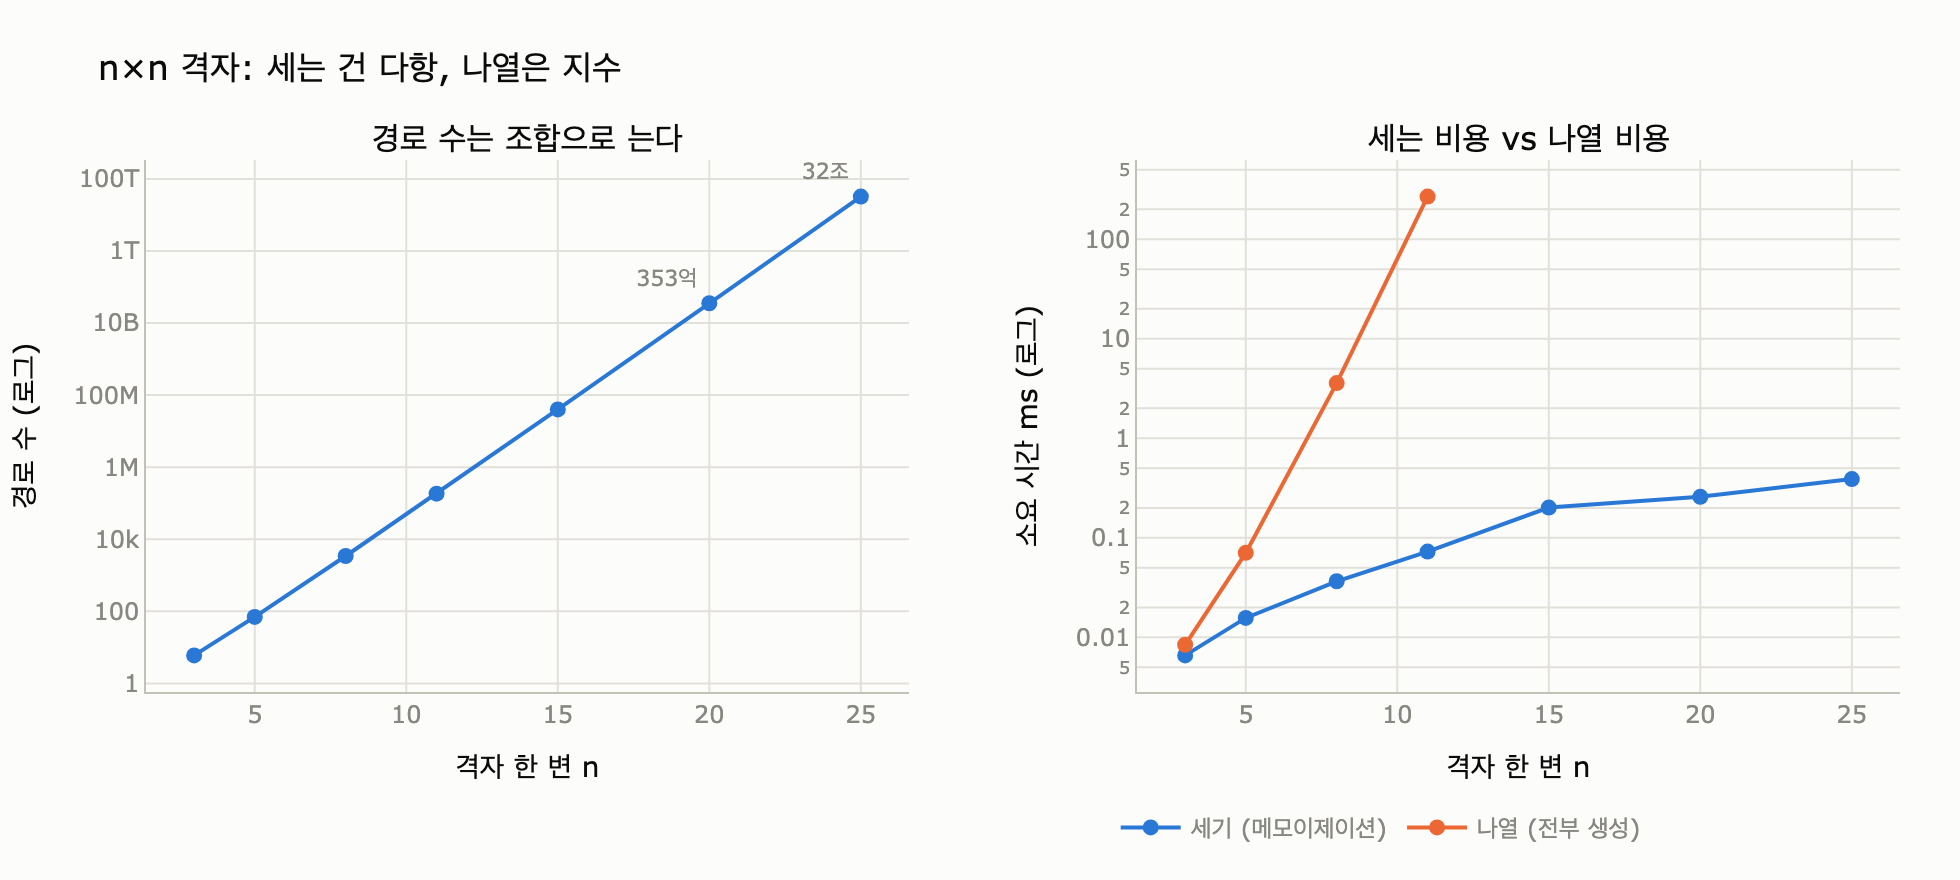

Recreate this plot in Python.
# %% [markdown]
# # `count_paths()` — 세는 건 다항, 나열은 지수
#
# 9장 `ex4_path_explosion.py` 의 `count_paths()` 를 뜯어본다.
#
# ```python
# def count_paths(adj, s, t):
#     memo = {}
#     def go(u):
#         if u == t:
#             return 1
#         if u in memo:
#             return memo[u]
#         memo[u] = sum(go(v) for v in adj[u])
#         return memo[u]
#     return go(s)
# ```
#
# 재귀식은 이것 하나다.
#
# $$ P(u) = \begin{cases} 1 & (u = t) \\ \sum_{v \in \text{adj}(u)} P(v) & (u \neq t) \end{cases} $$
#
# 핵심은 `memo` 다. 메모가 있으면 **각 노드의 $P(u)$ 를 딱 한 번만 계산**한다.
# 그래서 세는 비용은 $O(V+E)$ — 다항 시간이다.
# 반면 실제 경로를 **나열**하면 출력 자체가 $\binom{2n-2}{n-1}$ 개라 지수다.
#
# 아래 셀들을 순서대로 실행하며 확인한다.

# %%
import math
import sys
import time
from collections import defaultdict


def _show(fig):
    try:
        from IPython import get_ipython
        if get_ipython() is not None:  # VSCode 셀/Jupyter에서만 렌더링
            fig.show()
    except ImportError:
        pass


def grid(w, h):
    """오른쪽·위로만 가는 격자 DAG. 순환이 없다는 게 이 장 전체의 전제다."""
    adj = defaultdict(list)
    for x in range(w):
        for y in range(h):
            if x + 1 < w:
                adj[(x, y)].append((x + 1, y))
            if y + 1 < h:
                adj[(x, y)].append((x, y + 1))
    return adj


g = grid(4, 4)
print("노드 수(출발 가능):", len(g))
print("엣지 수:", sum(len(v) for v in g.values()))
print("(0,0) 의 이웃:", g[(0, 0)])
print("(3,2) 의 이웃:", g[(3, 2)])
# 출력:
# 노드 수(출발 가능): 15
# 엣지 수: 24
# (0,0) 의 이웃: [(1, 0), (0, 1)]
# (3,2) 의 이웃: [(3, 3)]

# %% [markdown]
# ## 1. 메모이제이션이 하는 일 — 호출 계측
#
# `go()` 에 카운터를 달아 **진입 횟수**, **캐시 히트**, **실제 계산(미스)** 을 센다.
# 격자 $n \times n$ 의 노드 수는 $n^2$, 엣지 수는 $2n(n-1)$ 이다.
# 계산 횟수가 노드 수를, 총 진입 횟수가 엣지 수+1 을 넘지 않으면 다항 시간이다.

# %%
def count_paths_instrumented(adj, s, t):
    memo = {}
    stat = {"calls": 0, "hits": 0, "computed": 0}

    def go(u):
        stat["calls"] += 1
        if u == t:
            return 1
        if u in memo:
            stat["hits"] += 1
            return memo[u]
        stat["computed"] += 1
        memo[u] = sum(go(v) for v in adj[u])
        return memo[u]

    return go(s), stat


print(f"{'격자':>7} {'노드':>6} {'엣지':>7} {'go 진입':>9} {'계산':>7} {'캐시히트':>9} {'경로 수':>16}")
print("-" * 70)
for n in (3, 5, 8, 11, 15, 20):
    adj = grid(n, n)
    total, st = count_paths_instrumented(adj, (0, 0), (n - 1, n - 1))
    edges = sum(len(v) for v in adj.values())
    print(f"{f'{n}x{n}':>7} {n*n:>6} {edges:>7} {st['calls']:>9} "
          f"{st['computed']:>7} {st['hits']:>9} {total:>16,}")
# 출력:
#      격자     노드      엣지     go 진입      계산      캐시히트             경로 수
# ----------------------------------------------------------------------
#     3x3      9      12        13       8         3                6
#     5x5     25      40        41      24        15               70
#     8x8     64     112       113      63        48            3,432
#   11x11    121     220       221     120        99          184,756
#   15x15    225     420       421     224       195       40,116,600
#   20x20    400     760       761     399       360   35,345,263,800

# %% [markdown]
# 읽는 법:
#
# - **계산 횟수 = 노드 수 − 1** (목표 노드 $t$ 는 `u == t` 로 즉시 반환되어 memo를 안 쓴다)
# - **go 진입 = 엣지 수 + 1** (루트 호출 1회 + 각 엣지를 따라 정확히 1회)
#
# 즉 $O(V+E)$. 경로 수가 350억이 되어도 **작업량은 400노드/760엣지짜리 그대로**다.
# 답이 지수인데 계산은 선형이다 — 이게 「세기는 다항」의 정확한 의미다.

# %% [markdown]
# ## 2. 메모를 빼면 무슨 일이 일어나나
#
# `memo` 한 줄을 지우면 같은 재귀식이 **경로 개수만큼** 호출된다.
# 사실 메모 없는 `go(s)` 의 호출 횟수는 「$s$ 에서 출발하는 모든 부분경로의 수」와 같다.

# %%
def count_paths_naive(adj, s, t):
    stat = {"calls": 0}

    def go(u):
        stat["calls"] += 1
        if u == t:
            return 1
        return sum(go(v) for v in adj[u])

    return go(s), stat["calls"]


print(f"{'격자':>7} {'경로 수':>12} {'memo 호출':>10} {'naive 호출':>12} {'배수':>10}")
print("-" * 56)
for n in (3, 4, 5, 6, 7, 8):
    adj = grid(n, n)
    s, t = (0, 0), (n - 1, n - 1)
    total, st = count_paths_instrumented(adj, s, t)
    _, naive_calls = count_paths_naive(adj, s, t)
    print(f"{f'{n}x{n}':>7} {total:>12,} {st['calls']:>10} {naive_calls:>12,} "
          f"{naive_calls/st['calls']:>9.1f}x")
# 출력:
#      격자         경로 수    memo 호출     naive 호출         배수
# --------------------------------------------------------
#     3x3            6         13           19       1.5x
#     4x4           20         25           69       2.8x
#     5x5           70         41          251       6.1x
#     6x6          252         61          923      15.1x
#     7x7          924         85        3,431      40.4x
#     8x8        3,432        113       12,869     113.9x

# %% [markdown]
# `memo` 호출은 $O(V+E)$ 로 **2차식**처럼 늘고, naive 호출은 **지수**로 는다.
# 한 줄 차이가 복잡도 계급을 바꾼다.

# %% [markdown]
# ## 3. 세기 vs 나열 — 시간 측정
#
# 이제 진짜 비교. 같은 격자에서
#
# - `count_paths` : 경로 **수**만 반환
# - `enumerate_paths` : 경로를 **전부 생성**
#
# 나열은 출력 크기 자체가 $\binom{2n-2}{n-1}$ 이므로, 아무리 잘 짜도
# $\Omega(\text{출력 크기})$ 밑으로 못 내려간다. **알고리즘 문제가 아니라 출력 문제다.**
# 폭발을 막으려고 나열은 $n \le 11$ 로 제한한다.

# %%
def count_paths(adj, s, t):
    memo = {}

    def go(u):
        if u == t:
            return 1
        if u in memo:
            return memo[u]
        memo[u] = sum(go(v) for v in adj[u])
        return memo[u]

    return go(s)


def enumerate_paths(adj, s, t):
    """모든 경로를 실제로 만들어 낸다. DAG라 방문 표시조차 필요 없다."""
    path = [s]

    def go(u):
        if u == t:
            yield tuple(path)
            return
        for v in adj[u]:
            path.append(v)
            yield from go(v)
            path.pop()

    yield from go(s)


ENUM_LIMIT = 11
rows = []
print(f"{'격자':>7} {'최단 길이':>10} {'경로 수':>18} {'세기(ms)':>11} {'나열(ms)':>12}")
print("-" * 64)
for n in (3, 5, 8, 11, 15, 20, 25):
    adj = grid(n, n)
    s, t = (0, 0), (n - 1, n - 1)

    t0 = time.perf_counter()
    total = count_paths(adj, s, t)
    t_count = (time.perf_counter() - t0) * 1000

    if n <= ENUM_LIMIT:
        t0 = time.perf_counter()
        listed = sum(1 for _ in enumerate_paths(adj, s, t))
        t_enum = (time.perf_counter() - t0) * 1000
        assert listed == total, (listed, total)
        enum_txt = f"{t_enum:>12.2f}"
    else:
        t_enum, enum_txt = None, f"{'(생략)':>11}"

    rows.append((n, 2 * (n - 1), total, t_count, t_enum))
    print(f"{f'{n}x{n}':>7} {2*(n-1):>10} {total:>18,} {t_count:>11.2f} {enum_txt}")
# 출력:
#      격자      최단 길이               경로 수      세기(ms)       나열(ms)
# ----------------------------------------------------------------
#     3x3          4                  6        0.01         0.01
#     5x5          8                 70        0.02         0.07
#     8x8         14              3,432        0.04         3.64
#   11x11         20            184,756        0.08       268.25
#   15x15         28         40,116,600        0.14        (생략)
#   20x20         38     35,345,263,800        0.25        (생략)
#   25x25         48 32,247,603,683,100        0.39        (생략)
# (시간 수치는 머신에 따라 다르다. 경향만 보면 된다.)

# %% [markdown]
# 최단 경로 **길이**는 $2(n-1)$ 로 선형, 경로 **수**는 $\binom{2n-2}{n-1}$ 로 지수.
# 세는 시간은 노드 수를 따라 완만히 늘고, 나열 시간은 경로 수를 따라 폭발한다.
#
# 25x25 격자의 경로 수는 32조 개가 넘는데 **세는 데는 1ms 도 안 걸린다.**
# 같은 걸 나열하려 하면 — 한 경로를 1ns 에 뽑아도 9시간 가까이 걸린다.
# 위 측정에서 11x11 나열이 이미 250ms 대인데, 여기서 한 변을 넷만 더 늘리면 손을 뗄 수밖에 없다.

# %%
# 닫힌 꼴 검증: n x n 격자의 코너-투-코너 경로 수 = C(2n-2, n-1)
print(f"{'n':>4} {'count_paths':>22} {'C(2n-2, n-1)':>22} {'일치':>5}")
for n in (3, 5, 8, 11, 15, 20, 30):
    adj = grid(n, n)
    got = count_paths(adj, (0, 0), (n - 1, n - 1))
    want = math.comb(2 * n - 2, n - 1)
    print(f"{n:>4} {got:>22,} {want:>22,} {'예' if got == want else '아니오':>5}")
# 출력:
#    n            count_paths           C(2n-2, n-1)    일치
#    3                      6                      6     예
#    5                     70                     70     예
#    8                  3,432                  3,432     예
#   11                184,756                184,756     예
#   15             40,116,600             40,116,600     예
#   20         35,345,263,800         35,345,263,800     예
#   30 30,067,266,499,541,040 30,067,266,499,541,040     예

# %% [markdown]
# ## 4. 순환이 있으면 왜 안 되나
#
# `count_paths()` 가 성립하는 전제는 **DAG** 다. 엣지 하나만 되돌려도 세 가지가 동시에 깨진다.
#
# 1. **답이 무한하다.** 사이클을 한 바퀴 더 돌면 다른 경로이므로 경로 수가 $\infty$.
# 2. **재귀가 안 끝난다.** `memo[u]` 는 `sum(...)` 이 *끝난 뒤에* 채워지므로,
#    사이클 위에서는 `u` 가 memo에 들어가기 전에 다시 `go(u)` 로 진입한다 → `RecursionError`.
# 3. **「단순 경로」로 바꾸면 다항성이 사라진다.** 방문 집합이 상태에 들어가므로
#    memo 키가 $(u, \text{visited})$ 가 되고 상태 공간이 $O(V \cdot 2^V)$ 로 폭발한다.

# %%
cyc = grid(3, 3)
cyc[(2, 2)] = [(0, 0)]  # 목표 노드에서 출발점으로 되돌아가는 엣지 하나 추가

old = sys.getrecursionlimit()
sys.setrecursionlimit(300)
try:
    print(count_paths(cyc, (0, 0), (1, 1)))  # t 를 (1,1) 로 두면 (2,2)→(0,0) 사이클이 살아 있다
except RecursionError as e:
    print("RecursionError:", e)
finally:
    sys.setrecursionlimit(old)
# 출력:
# RecursionError: maximum recursion depth exceeded in comparison

# %% [markdown]
# 여기서 흔한 오해 하나. 「그럼 방문 중 표시(회색 마킹)를 해서 사이클을 끊으면 되지 않나?」
# 끊으면 크래시는 막지만, 그건 **더 이상 같은 문제가 아니다**.
# 사이클을 끊는 순간 답은 「경로 수」가 아니라 「어떤 임의의 DFS 트리 위의 경로 수」가 된다.
#
# 제대로 하려면 **단순 경로(simple path)** 를 세야 하는데, 이건 일반 그래프에서
# **#P-complete** (Valiant, 1979) — 다항 시간 알고리즘이 알려져 있지 않다.
# 아래는 그 폭발을 눈으로 본다: 양방향 격자에서 코너-투-코너 단순 경로 수.

# %%
def undirected_grid(n):
    adj = defaultdict(list)
    for x in range(n):
        for y in range(n):
            for dx, dy in ((1, 0), (-1, 0), (0, 1), (0, -1)):
                a, b = x + dx, y + dy
                if 0 <= a < n and 0 <= b < n:
                    adj[(x, y)].append((a, b))
    return adj


def count_simple_paths(adj, s, t):
    """방문 집합을 들고 다녀야 한다 = memo 를 못 쓴다 = 지수."""
    stat = {"calls": 0}
    visited = {s}

    def go(u):
        stat["calls"] += 1
        if u == t:
            return 1
        total = 0
        for v in adj[u]:
            if v in visited:
                continue
            visited.add(v)
            total += go(v)
            visited.remove(v)
        return total

    return go(s), stat["calls"]


print(f"{'격자':>7} {'DAG 경로(메모)':>16} {'단순 경로(무방향)':>20} {'호출 수':>14}")
print("-" * 62)
for n in (2, 3, 4, 5, 6):
    dag_cnt = count_paths(grid(n, n), (0, 0), (n - 1, n - 1))
    simple_cnt, calls = count_simple_paths(undirected_grid(n), (0, 0), (n - 1, n - 1))
    print(f"{f'{n}x{n}':>7} {dag_cnt:>16,} {simple_cnt:>20,} {calls:>14,}")
# 출력:
#      격자       DAG 경로(메모)           단순 경로(무방향)           호출 수
# --------------------------------------------------------------
#     2x2                2                    2              5
#     3x3                6                   12             51
#     4x4               20                  184          1,271
#     5x5               70                8,512         90,111
#     6x6              252            1,262,816     18,470,411
# (이 셀만 10초 안팎 걸린다. 7x7 은 단순 경로가 5억 7천만 개라 여기서 끊었다.)

# %% [markdown]
# DAG 쪽은 노드 수에 비례한 작업으로 끝나는데, 단순 경로 쪽은
# 호출 수가 답과 같은 속도로 는다. **메모를 못 쓰니까 곧 나열과 같은 비용이 된다.**
#
# ### 정리
#
# | | DAG 위 경로 세기 | DAG 위 경로 나열 | 일반 그래프 단순 경로 세기 |
# |---|---|---|---|
# | 비용 | $O(V+E)$ | $\Omega(\text{경로 수})$ | #P-complete |
# | 왜 | 노드당 1회 계산 | 출력 자체가 지수 | 상태에 방문 집합이 붙음 |
# | 실무 대응 | 그냥 하면 된다 | 상한·조건을 되물어라 | 하지 마라 |

# %% [markdown]
# ## 5. 시각화

# %%
try:
    import plotly.graph_objects as go_plot
    from plotly.subplots import make_subplots

    INK = "#0b0b0b"
    MUTED = "#898781"
    GRID = "#e1e0d9"
    SURFACE = "#fcfcfb"
    C_COUNT = "#2a78d6"   # 세기
    C_ENUM = "#eb6834"    # 나열

    ns = [r[0] for r in rows]
    paths = [r[2] for r in rows]
    t_counts = [r[3] for r in rows]
    enum_ns = [r[0] for r in rows if r[4] is not None]
    enum_ts = [r[4] for r in rows if r[4] is not None]

    fig = make_subplots(
        rows=1, cols=2, horizontal_spacing=0.13,
        subplot_titles=("경로 수는 조합으로 는다", "세는 비용 vs 나열 비용"),
    )

    fig.add_trace(
        go_plot.Scatter(
            x=ns, y=paths, mode="lines+markers+text", name="서로 다른 경로 수",
            line=dict(color=C_COUNT, width=2), marker=dict(size=8, color=C_COUNT),
            text=["", "", "", "", "", "353억", "32조"], textposition="top left",
            textfont=dict(color=MUTED, size=11), showlegend=False,
        ),
        row=1, col=1,
    )
    fig.add_trace(
        go_plot.Scatter(
            x=ns, y=t_counts, mode="lines+markers", name="세기 (메모이제이션)",
            line=dict(color=C_COUNT, width=2), marker=dict(size=8, color=C_COUNT),
        ),
        row=1, col=2,
    )
    fig.add_trace(
        go_plot.Scatter(
            x=enum_ns, y=enum_ts, mode="lines+markers", name="나열 (전부 생성)",
            line=dict(color=C_ENUM, width=2), marker=dict(size=8, color=C_ENUM),
        ),
        row=1, col=2,
    )

    fig.update_xaxes(title_text="격자 한 변 n", gridcolor=GRID, zeroline=False,
                     linecolor="#c3c2b7", tickfont=dict(color=MUTED))
    fig.update_yaxes(type="log", gridcolor=GRID, zeroline=False,
                     linecolor="#c3c2b7", tickfont=dict(color=MUTED))
    fig.update_yaxes(title_text="경로 수 (로그)", row=1, col=1)
    fig.update_yaxes(title_text="소요 시간 ms (로그)", row=1, col=2)
    fig.update_layout(
        title=dict(text="n×n 격자: 세는 건 다항, 나열은 지수",
                   font=dict(color=INK, size=17)),
        paper_bgcolor=SURFACE, plot_bgcolor=SURFACE,
        font=dict(color=INK, size=12),
        legend=dict(orientation="h", y=-0.2, x=0.55, font=dict(color=MUTED)),
        width=980, height=440, margin=dict(t=80, b=90, l=70, r=30),
    )

    _show(fig)
    fig.write_image("expy.png", scale=2)
    print("expy.png 저장 완료")
except ImportError as e:
    print("plotly/kaleido 없음, 시각화 생략:", e)
# 출력:
# expy.png 저장 완료
